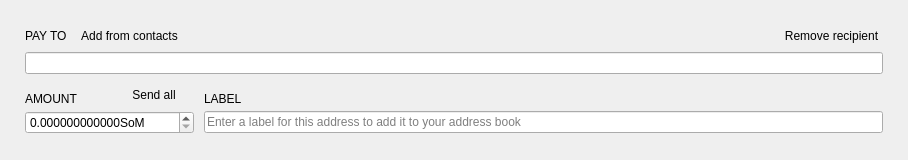
<?xml version="1.0" encoding="UTF-8"?>
<ui version="4.0">
 <class>TransferFrame</class>
 <widget class="QFrame" name="TransferFrame">
  <property name="geometry">
   <rect>
    <x>0</x>
    <y>0</y>
    <width>908</width>
    <height>160</height>
   </rect>
  </property>
  <property name="sizePolicy">
   <sizepolicy hsizetype="Preferred" vsizetype="Preferred">
    <horstretch>0</horstretch>
    <verstretch>150</verstretch>
   </sizepolicy>
  </property>
  <property name="minimumSize">
   <size>
    <width>0</width>
    <height>160</height>
   </size>
  </property>
  <property name="maximumSize">
   <size>
    <width>16777215</width>
    <height>160</height>
   </size>
  </property>
  <property name="windowTitle">
   <string>Frame</string>
  </property>
  <property name="styleSheet">
   <string notr="true"/>
  </property>
  <property name="frameShape">
   <enum>QFrame::NoFrame</enum>
  </property>
  <property name="frameShadow">
   <enum>QFrame::Plain</enum>
  </property>
  <layout class="QVBoxLayout" name="verticalLayout">
   <property name="spacing">
    <number>10</number>
   </property>
   <property name="leftMargin">
    <number>25</number>
   </property>
   <property name="rightMargin">
    <number>25</number>
   </property>
   <item>
    <spacer name="verticalSpacer_2">
     <property name="orientation">
      <enum>Qt::Vertical</enum>
     </property>
     <property name="sizeHint" stdset="0">
      <size>
       <width>20</width>
       <height>40</height>
      </size>
     </property>
    </spacer>
   </item>
   <item>
    <layout class="QGridLayout" name="gridLayout">
     <property name="verticalSpacing">
      <number>5</number>
     </property>
     <item row="0" column="0">
      <widget class="WalletGui::WalletNormalGrayTextLabel" name="m_payToTextLabel">
       <property name="sizePolicy">
        <sizepolicy hsizetype="Minimum" vsizetype="Minimum">
         <horstretch>0</horstretch>
         <verstretch>0</verstretch>
        </sizepolicy>
       </property>
       <property name="text">
        <string>PAY TO</string>
       </property>
       <property name="alignment">
        <set>Qt::AlignLeading|Qt::AlignLeft|Qt::AlignVCenter</set>
       </property>
       <property name="margin">
        <number>0</number>
       </property>
       <property name="indent">
        <number>0</number>
       </property>
      </widget>
     </item>
     <item row="0" column="1">
      <widget class="WalletGui::WalletTinyLinkLikeButton" name="m_addressBookButton">
       <property name="sizePolicy">
        <sizepolicy hsizetype="Preferred" vsizetype="Minimum">
         <horstretch>0</horstretch>
         <verstretch>0</verstretch>
        </sizepolicy>
       </property>
       <property name="cursor">
        <cursorShape>PointingHandCursor</cursorShape>
       </property>
       <property name="focusPolicy">
        <enum>Qt::NoFocus</enum>
       </property>
       <property name="layoutDirection">
        <enum>Qt::LeftToRight</enum>
       </property>
       <property name="text">
        <string>Add from contacts</string>
       </property>
       <property name="flat">
        <bool>true</bool>
       </property>
      </widget>
     </item>
     <item row="0" column="2">
      <spacer name="horizontalSpacer">
       <property name="orientation">
        <enum>Qt::Horizontal</enum>
       </property>
       <property name="sizeHint" stdset="0">
        <size>
         <width>318</width>
         <height>10</height>
        </size>
       </property>
      </spacer>
     </item>
     <item row="0" column="3" alignment="Qt::AlignBottom">
      <widget class="WalletGui::WalletTinyLinkLikeButton" name="m_removeButton">
       <property name="sizePolicy">
        <sizepolicy hsizetype="Preferred" vsizetype="Minimum">
         <horstretch>0</horstretch>
         <verstretch>0</verstretch>
        </sizepolicy>
       </property>
       <property name="cursor">
        <cursorShape>PointingHandCursor</cursorShape>
       </property>
       <property name="focusPolicy">
        <enum>Qt::NoFocus</enum>
       </property>
       <property name="text">
        <string>Remove recipient</string>
       </property>
       <property name="flat">
        <bool>true</bool>
       </property>
      </widget>
     </item>
     <item row="1" column="0" colspan="4">
      <widget class="WalletGui::ClearableLineEdit" name="m_sendAddressEdit">
       <property name="styleSheet">
        <string notr="true">[errorState=&quot;true&quot;] {
  border-color: #ef3131;
}</string>
       </property>
      </widget>
     </item>
    </layout>
   </item>
   <item>
    <layout class="QGridLayout" name="gridLayout_2">
     <property name="verticalSpacing">
      <number>5</number>
     </property>
     <item row="0" column="0">
      <widget class="WalletGui::WalletNormalGrayTextLabel" name="m_amountTextLabel">
       <property name="sizePolicy">
        <sizepolicy hsizetype="Minimum" vsizetype="Minimum">
         <horstretch>0</horstretch>
         <verstretch>0</verstretch>
        </sizepolicy>
       </property>
       <property name="text">
        <string>AMOUNT</string>
       </property>
       <property name="alignment">
        <set>Qt::AlignBottom|Qt::AlignLeading|Qt::AlignLeft</set>
       </property>
       <property name="indent">
        <number>0</number>
       </property>
      </widget>
     </item>
     <item row="0" column="1">
      <widget class="WalletGui::WalletTinyLinkLikeButton" name="m_sendAllButton">
       <property name="sizePolicy">
        <sizepolicy hsizetype="Minimum" vsizetype="Minimum">
         <horstretch>0</horstretch>
         <verstretch>0</verstretch>
        </sizepolicy>
       </property>
       <property name="cursor">
        <cursorShape>PointingHandCursor</cursorShape>
       </property>
       <property name="focusPolicy">
        <enum>Qt::NoFocus</enum>
       </property>
       <property name="layoutDirection">
        <enum>Qt::LeftToRight</enum>
       </property>
       <property name="text">
        <string>Send all</string>
       </property>
       <property name="flat">
        <bool>true</bool>
       </property>
      </widget>
     </item>
     <item row="0" column="2">
      <widget class="WalletGui::WalletNormalGrayTextLabel" name="m_labelTextLabel">
       <property name="text">
        <string>LABEL</string>
       </property>
       <property name="alignment">
        <set>Qt::AlignBottom|Qt::AlignLeading|Qt::AlignLeft</set>
       </property>
       <property name="indent">
        <number>0</number>
       </property>
      </widget>
     </item>
     <item row="1" column="0" colspan="2">
      <widget class="QDoubleSpinBox" name="m_sendAmountSpin">
       <property name="maximumSize">
        <size>
         <width>16777215</width>
         <height>16777215</height>
        </size>
       </property>
       <property name="focusPolicy">
        <enum>Qt::ClickFocus</enum>
       </property>
       <property name="layoutDirection">
        <enum>Qt::LeftToRight</enum>
       </property>
       <property name="styleSheet">
        <string notr="true">[errorState=&quot;true&quot;] {
  border-color: #ef3131;
}</string>
       </property>
       <property name="buttonSymbols">
        <enum>QAbstractSpinBox::UpDownArrows</enum>
       </property>
       <property name="suffix">
        <string notr="true">SoM</string>
       </property>
       <property name="decimals">
        <number>12</number>
       </property>
       <property name="maximum">
        <double>1000000000000.000000000000000</double>
       </property>
      </widget>
     </item>
     <item row="1" column="2">
      <widget class="WalletGui::ClearableLineEdit" name="m_sendLabelEdit">
       <property name="styleSheet">
        <string notr="true">[errorState=&quot;true&quot;] {
  border-color: #ef3131;
}</string>
       </property>
       <property name="placeholderText">
        <string>Enter a label for this address to add it to your address book</string>
       </property>
      </widget>
     </item>
    </layout>
   </item>
   <item>
    <spacer name="verticalSpacer">
     <property name="orientation">
      <enum>Qt::Vertical</enum>
     </property>
     <property name="sizeHint" stdset="0">
      <size>
       <width>20</width>
       <height>40</height>
      </size>
     </property>
    </spacer>
   </item>
  </layout>
 </widget>
 <customwidgets>
  <customwidget>
   <class>WalletGui::WalletTinyLinkLikeButton</class>
   <extends>QPushButton</extends>
   <header>Gui/Common/WalletLinkLikeButton.h</header>
  </customwidget>
  <customwidget>
   <class>WalletGui::WalletNormalGrayTextLabel</class>
   <extends>QLabel</extends>
   <header>Gui/Common/WalletTextLabel.h</header>
  </customwidget>
  <customwidget>
   <class>WalletGui::ClearableLineEdit</class>
   <extends>QLineEdit</extends>
   <header>Gui/Common/ClearableLineEdit.h</header>
  </customwidget>
 </customwidgets>
 <tabstops>
  <tabstop>m_sendAddressEdit</tabstop>
  <tabstop>m_sendAmountSpin</tabstop>
  <tabstop>m_sendLabelEdit</tabstop>
  <tabstop>m_addressBookButton</tabstop>
  <tabstop>m_removeButton</tabstop>
 </tabstops>
 <resources/>
 <connections>
  <connection>
   <sender>m_removeButton</sender>
   <signal>clicked()</signal>
   <receiver>TransferFrame</receiver>
   <slot>deleteLater()</slot>
   <hints>
    <hint type="sourcelabel">
     <x>797</x>
     <y>41</y>
    </hint>
    <hint type="destinationlabel">
     <x>445</x>
     <y>79</y>
    </hint>
   </hints>
  </connection>
  <connection>
   <sender>m_addressBookButton</sender>
   <signal>clicked()</signal>
   <receiver>TransferFrame</receiver>
   <slot>addressBookClicked()</slot>
   <hints>
    <hint type="sourcelabel">
     <x>136</x>
     <y>41</y>
    </hint>
    <hint type="destinationlabel">
     <x>445</x>
     <y>79</y>
    </hint>
   </hints>
  </connection>
  <connection>
   <sender>m_sendAddressEdit</sender>
   <signal>textChanged(QString)</signal>
   <receiver>TransferFrame</receiver>
   <slot>labelOrAddressChanged(QString)</slot>
   <hints>
    <hint type="sourcelabel">
     <x>445</x>
     <y>56</y>
    </hint>
    <hint type="destinationlabel">
     <x>445</x>
     <y>79</y>
    </hint>
   </hints>
  </connection>
  <connection>
   <sender>m_sendLabelEdit</sender>
   <signal>textChanged(QString)</signal>
   <receiver>TransferFrame</receiver>
   <slot>labelOrAddressChanged(QString)</slot>
   <hints>
    <hint type="sourcelabel">
     <x>582</x>
     <y>128</y>
    </hint>
    <hint type="destinationlabel">
     <x>445</x>
     <y>79</y>
    </hint>
   </hints>
  </connection>
  <connection>
   <sender>m_sendAmountSpin</sender>
   <signal>valueChanged(QString)</signal>
   <receiver>TransferFrame</receiver>
   <slot>amountStringChanged(QString)</slot>
   <hints>
    <hint type="sourcelabel">
     <x>124</x>
     <y>124</y>
    </hint>
    <hint type="destinationlabel">
     <x>453</x>
     <y>79</y>
    </hint>
   </hints>
  </connection>
  <connection>
   <sender>m_sendAddressEdit</sender>
   <signal>textChanged(QString)</signal>
   <receiver>TransferFrame</receiver>
   <slot>addressChanged(QString)</slot>
   <hints>
    <hint type="sourcelabel">
     <x>453</x>
     <y>69</y>
    </hint>
    <hint type="destinationlabel">
     <x>453</x>
     <y>79</y>
    </hint>
   </hints>
  </connection>
  <connection>
   <sender>m_sendAllButton</sender>
   <signal>clicked()</signal>
   <receiver>TransferFrame</receiver>
   <slot>sendAllClicked()</slot>
   <hints>
    <hint type="sourcelabel">
     <x>136</x>
     <y>97</y>
    </hint>
    <hint type="destinationlabel">
     <x>453</x>
     <y>79</y>
    </hint>
   </hints>
  </connection>
 </connections>
 <slots>
  <slot>addressBookClicked()</slot>
  <slot>pasteClicked()</slot>
  <slot>labelOrAddressChanged(QString)</slot>
  <slot>addressChanged(QString)</slot>
  <slot>amountStringChanged(QString)</slot>
  <slot>sendAllClicked()</slot>
 </slots>
</ui>
